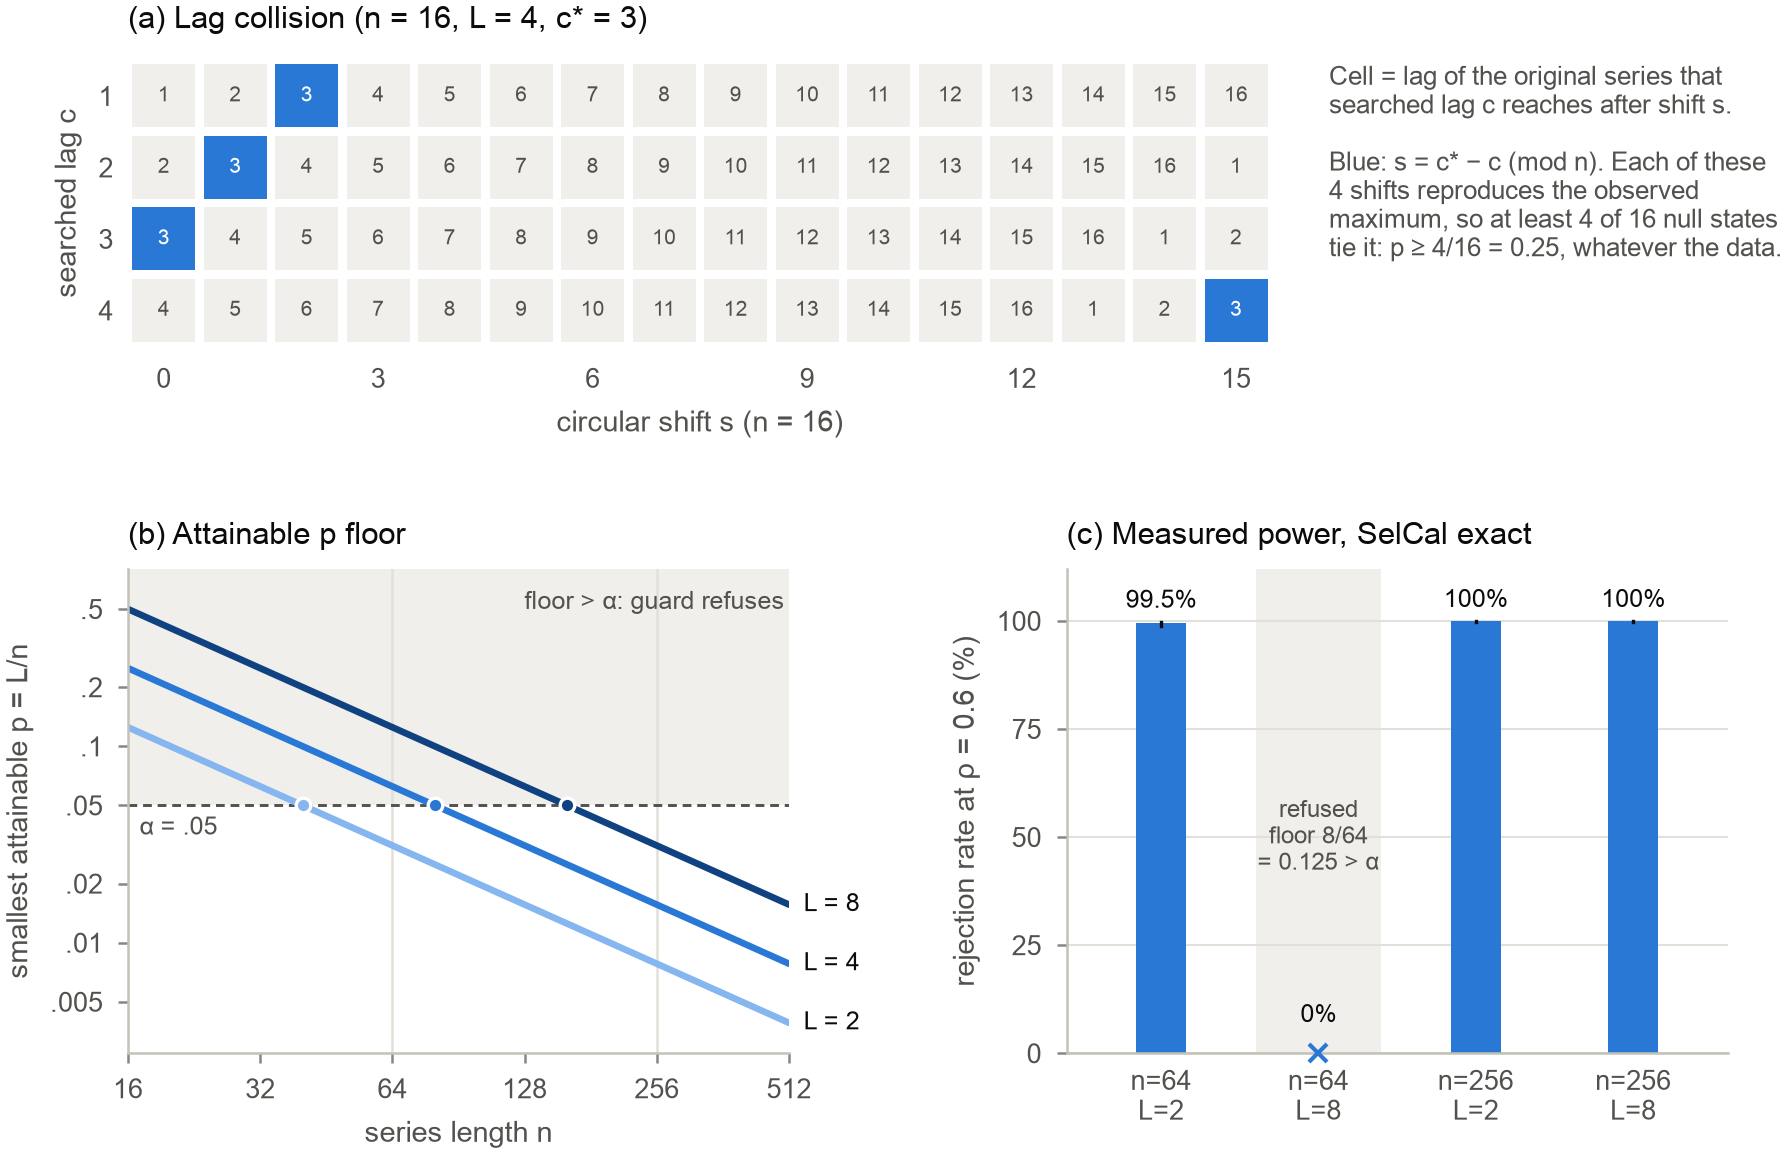

Source code (Python):
"""Fig. 2: why the attainability guard exists.

(a) lag-collision schematic (analytic, n = 16, L = 4);
(b) attainable p floor L/n versus n (analytic);
(c) measured power of SelCal exact enumeration (C0) at rho = 0.6, read from
    results_stage2_analysis.json.
Run: <python> docs/manuscript/figures/fig2_guard.py
"""
import numpy as np
import matplotlib.pyplot as plt
from matplotlib.patches import Rectangle

import _style as S

# Ordinal blue ramp (dataviz reference sequential blue, steps 250/450/650)
L_COLORS = {2: "#86b6ef", 4: "#2a78d6", 8: "#104281"}
HILITE = "#2a78d6"
SCHEM_N, SCHEM_L, SCHEM_CSTAR = 16, 4, 3


def panel_a(ax):
    n, L, cstar = SCHEM_N, SCHEM_L, SCHEM_CSTAR
    hits = 0
    for c in range(1, L + 1):
        for s in range(n):
            eff = (c + s - 1) % n + 1  # lag of the original series that shift s maps searched lag c onto
            hit = eff == cstar
            hits += hit
            ax.add_patch(Rectangle((s + 0.06, c - 0.44), 0.88, 0.88,
                                   facecolor=HILITE if hit else S.REFUSED_FILL, lw=0))
            ax.text(s + 0.5, c, str(eff), ha="center", va="center", fontsize=5,
                    color="white" if hit else S.INK2)
    assert hits == L
    ax.set_xlim(0, n)
    ax.set_ylim(L + 0.6, 0.4)
    ax.set_xticks(np.arange(n) + 0.5)
    ax.set_xticklabels([str(s) if s % 3 == 0 or s == n - 1 else "" for s in range(n)])
    ax.set_yticks(range(1, L + 1))
    ax.set_xlabel(f"circular shift s (n = {n})")
    ax.set_ylabel("searched lag c")
    ax.grid(False)
    for sp in ("left", "bottom"):
        ax.spines[sp].set_visible(False)
    ax.tick_params(length=0)
    ax.set_title(f"(a) Lag collision (n = {n}, L = {L}, c* = {cstar})", loc="left")
    ax.set_aspect("equal")
    ax.text(n + 0.8, 0.55,
            "Cell = lag of the original series that\n"
            "searched lag c reaches after shift s.\n\n"
            "Blue: s = c* − c (mod n). Each of these\n"
            f"{L} shifts reproduces the observed\n"
            "maximum, so at least "
            f"{L} of {n} null states\n"
            f"tie it: p ≥ {L}/{n} = {L / n:.2f}, whatever the data.",
            fontsize=6.3, color=S.INK2, va="top", ha="left")


def panel_b(ax):
    n = np.geomspace(16, 512, 200)
    ymin, ymax = 2 / 512 * 0.7, 0.8
    ax.axhspan(S.ALPHA, ymax, color=S.REFUSED_FILL, lw=0, zorder=0)
    ax.text(500, 0.62, "floor > α: guard refuses", ha="right", va="top", fontsize=6, color=S.INK2)
    ax.axhline(S.ALPHA, color=S.INK2, lw=0.7, ls=(0, (3, 2)), zorder=1)
    ax.text(17, S.ALPHA * 0.88, "α = .05", ha="left", va="top", fontsize=6, color=S.INK2)
    for L, col in L_COLORS.items():
        ax.plot(n, L / n, color=col, lw=1.6, solid_capstyle="round", zorder=2)
        ax.text(512 * 1.08, L / 512, f"L = {L}", va="center", ha="left", fontsize=6, color=S.INK)
        nc = L / S.ALPHA
        ax.plot([nc], [S.ALPHA], marker="o", ms=3.5, mfc=col, mec="white", mew=0.8, zorder=3)
    for nn in S.NS:
        ax.axvline(nn, color=S.GRID, lw=0.6, zorder=0)
    ax.set_xscale("log", base=2)
    ax.set_yscale("log")
    ax.set_xlim(16, 512)
    ax.set_ylim(ymin, ymax)
    ax.set_xticks([16, 32, 64, 128, 256, 512])
    ax.set_xticklabels(["16", "32", "64", "128", "256", "512"])
    ax.set_yticks([0.005, 0.01, 0.02, 0.05, 0.1, 0.2, 0.5])
    ax.set_yticklabels([".005", ".01", ".02", ".05", ".1", ".2", ".5"])
    ax.minorticks_off()
    ax.grid(axis="y")
    ax.set_xlabel("series length n")
    ax.set_ylabel("smallest attainable p = L/n")
    ax.set_title("(b) Attainable p floor", loc="left")


def panel_c(ax, cells):
    col = S.METHODS["C0"]["color"]
    xs, labels = [], []
    i = 0
    for n in S.NS:
        for L in S.LS:
            c = cells[S.key("C0", "alt", "rho0.6", L, n)]
            x = i
            xs.append(x)
            labels.append(f"n={n}\nL={L}")
            rate = c["rate"] * 100
            if S.refused(L, n):
                ax.axvspan(x - 0.4, x + 0.4, color=S.REFUSED_FILL, lw=0, zorder=0)
                ax.plot([x], [rate], marker="x", ms=4.5, mew=1.0, color=col, zorder=3, clip_on=False)
                ax.text(x, 50, f"refused\nfloor {L}/{n}\n= {L / n:.3f} > α", ha="center",
                        va="center", fontsize=5.8, color=S.INK2)
                ax.text(x, rate + 6, f"{rate:.0f}%", ha="center", va="bottom", fontsize=6, color=S.INK)
            else:
                ax.bar(x, rate, width=0.32, color=col, zorder=2)
                lo, hi = c["cp95_low"] * 100, c["cp95_high"] * 100
                ax.plot([x, x], [lo, hi], color=S.INK, lw=0.8, zorder=3)
                txt = f"{rate:.0f}%" if c["K"] == c["R"] else f"{rate:.1f}%"
                ax.text(x, hi + 2, txt, ha="center", va="bottom", fontsize=6, color=S.INK)
            i += 1
    ax.set_xticks(xs)
    ax.set_xticklabels(labels)
    ax.tick_params(axis="x", length=0)
    ax.set_ylim(0, 112)
    ax.set_yticks([0, 25, 50, 75, 100])
    ax.set_ylabel("rejection rate at ρ = 0.6 (%)")
    ax.set_xlim(-0.6, len(xs) - 0.4)
    ax.set_title("(c) Measured power, SelCal exact", loc="left")


def main():
    S.setup()
    cells = S.load_cells()
    fig = plt.figure(figsize=(S.DOUBLE_W, 11.0 * S.CM))
    gs = fig.add_gridspec(2, 2, height_ratios=[0.62, 1.0], hspace=0.55, wspace=0.42)
    ax_a = fig.add_subplot(gs[0, :])
    panel_a(ax_a)
    ax_a.set_anchor("W")
    panel_b(fig.add_subplot(gs[1, 0]))
    panel_c(fig.add_subplot(gs[1, 1]), cells)
    S.save(fig, "fig2_guard")


if __name__ == "__main__":
    main()
